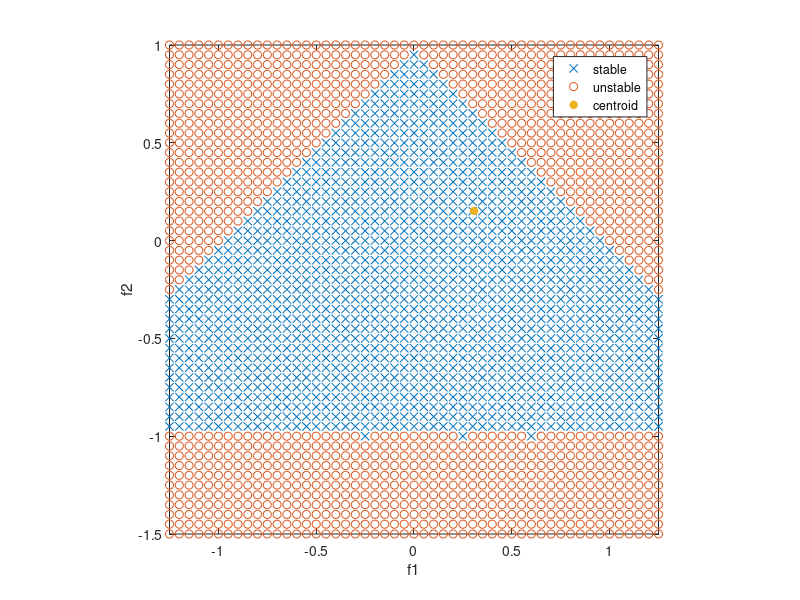

Reproduce this figure in MATLAB.
[f1 f2]=meshgrid(-1.25:.05:1.25, -1.5:.05:1);
mu1=0.3073;
mu2=0.1516;

% resample among those that are stable
stable=abs((f1.^2 + 4*f2).^(1/2)/2 - f1/2)<1 & abs(f1/2 + (f1.^2 + 4*f2).^(1/2)/2)<1;

% plot results
plot(f1(stable),f2(stable),'x')
hold on
plot(f1(~stable),f2(~stable),'o')
plot(mu1,mu2,'*','LineWidth',2)
hold off
xlabel('f1')
ylabel('f2')
legend('stable','unstable','centroid')
axis([-1.25 1.25 -1.5 1])
axis square
